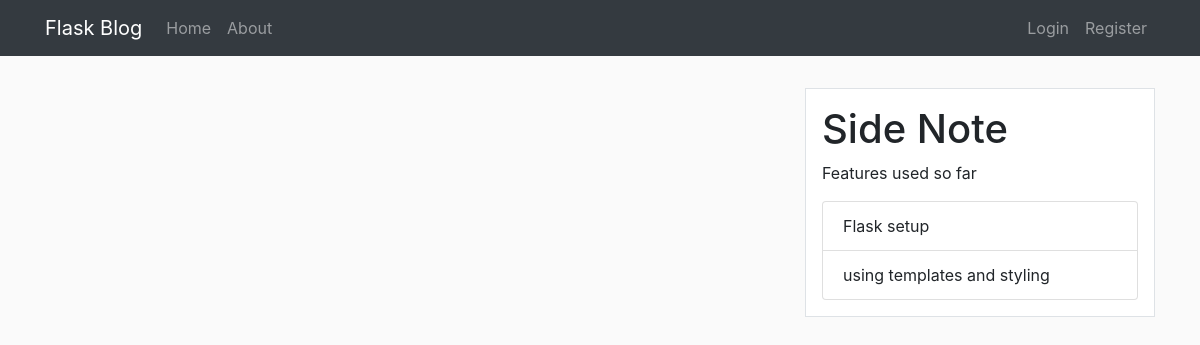
Before: / with the older database file.
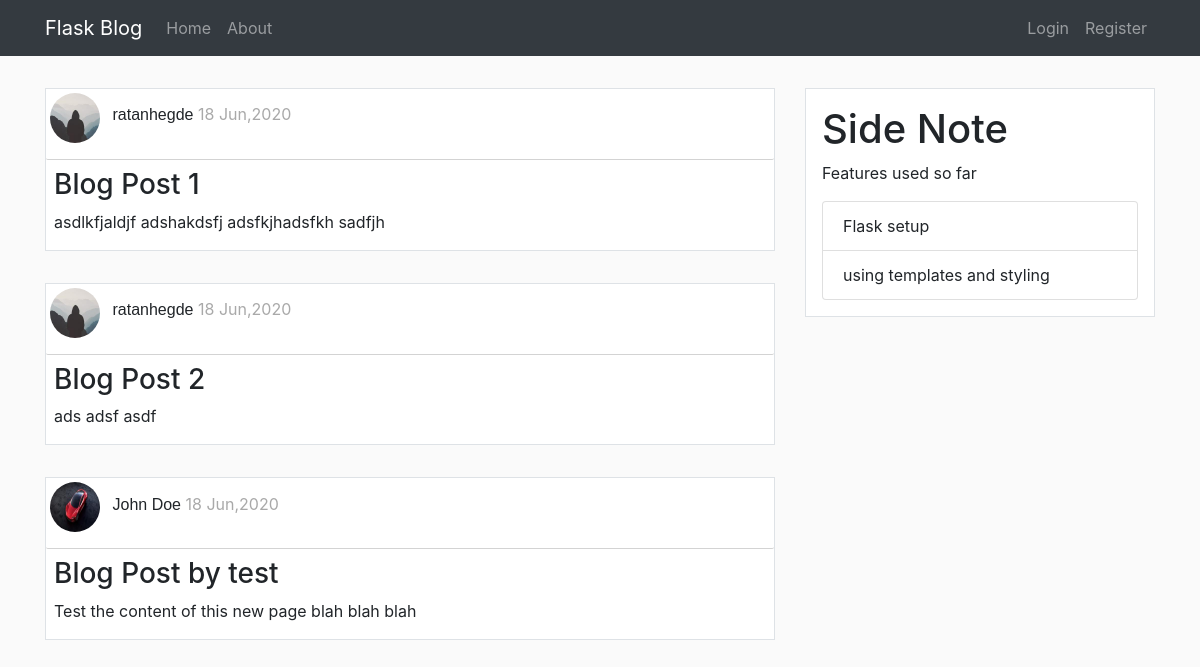
After: the same page with the newer database file.
### flaskBlog/models.py (models this page shows, shortened)
class Post(db.Model):
    id = db.Column(db.Integer , primary_key = True)
    title = db.Column(db.String(100), nullable=False)
    date_posted = db.Column(db.DateTime, nullable=False, default=datetime.utcnow)
    content = db.Column(db.Text, nullable=False)
    user_id = db.Column(db.Integer, db.ForeignKey('user.id'), nullable=False)

class User(db.Model, UserMixin):
    id = db.Column(db.Integer , primary_key = True)
    username = db.Column(db.String(20), unique=True , nullable=False)
    email = db.Column(db.String(120), unique=True , nullable=False)
    image_file = db.Column(db.String(20), nullable=False, default='default.jpg')
    password = db.Column(db.String(60), nullable=False)
    posts = db.relationship('Post', backref='author', lazy=True)

### flaskBlog/routes.py (the view)
@app.route("/")
def home():
    posts= Post.query.all()
    return render_template('home.html', posts=posts)

### flaskBlog/templates/home.html
{% extends 'layout.html' %}
{% block content %}
    {% for post in posts %}
        <div class="article border">
            <div class="post-metadata">
                <img class="rounded-circle mt-1 ml-1" src="{{ url_for('static',filename='profile_pics/'+post.author.image_file) }}" alt="" id="post_img">
                <span class="Postauthor ml-2"><a href="#">{{ post.author.username }}</a></span>
                <span class="Postdate mr-1"> {{ post.date_posted.strftime('%d %b,%Y') }}</span>
            </div>
            <h3 class="mt-2 ml-2 mr-2"><a href="{{ url_for('post',post_id=post.id) }}">{{ post.title }}</a></h3>
            <p class="ml-2">{{ post.content }}</p>
        </div>
    {% endfor %}
{% endblock %}

### flaskBlog/templates/layout.html (shortened to what this page needs)
<!doctype html>
<html lang="en">
<head>
    <link rel="stylesheet" href="https://stackpath.bootstrapcdn.com/bootstrap/4.5.0/css/bootstrap.min.css"
>
    <link rel="stylesheet" href="{{ url_for('static',filename='main.css') }}">
</head>
<body>
    <nav class="navbar navbar-expand-lg navbar-dark bg-dark">
        <div class="container">
            <a class="navbar-brand" href="{{ url_for('home') }}">Flask Blog</a>
            <div class="collapse navbar-collapse" id="navbarSupportedContent">
                <ul class="navbar-nav mr-auto">
                    <li class="nav-item">
                        <a class="nav-link" href="{{ url_for('home') }}">Home</a>
                    </li>
                    <li class="nav-item">
                        <a class="nav-link" href="{{ url_for('about') }}">About</a>
                    </li>
                </ul>
                <ul class="navbar-nav ml-auto">
                    {% if current_user.is_authenticated %}
                        <li class="nav-item">
                            <a class="nav-link" href="{{ url_for('new_post') }}">New Post</a>
                        </li>
                        <li class="nav-item">
                            <a class="nav-link" href="{{ url_for('account') }}">My Account</a>
                        </li>
                        <li class="nav-item">
                            <a class="nav-link" href="{{ url_for('logout') }}">Logout</a>
                        </li>
                    {% else %}
                        <li class="nav-item">
                            <a class="nav-link" href="{{ url_for('login') }}">Login</a>
                        </li>
                        <li class="nav-item">
                            <a class="nav-link" href="{{ url_for('register') }}">Register</a>
                        </li>
                    {% endif %}
                </ul>
            </div>
        </div>
    </nav>
    <div class="container">
        <div class="row">
            <div class="col-md-8">
                {% block content %}
                {% endblock %}
            </div>
            <div class="col-md-4">
                <div class="border">
                    <h1>Side Note</h1>
                    <p>Features used so far</p>
                    <ul class="list-group">
                        <li class="list-group-item">Flask setup</li>
                        <li class="list-group-item">using templates and styling</li>
                    </ul>
                </div>
            </div>
        </div>
    </div>
</body>
</html>

### flaskBlog/static/main.css (style rules this page uses)
body { background: #fafafa; }
a { color: inherit; }
.col-md-4 div { margin-top: 2rem; padding: 1rem; background-color: #ffffff; }
.article { margin-top: 2rem; background-color: #ffffff; }
.Postauthor { font-family: sans-serif; font-weight: 300; }
.Postdate { color: darkgray; }
.post-metadata { padding-bottom: 1rem; border-bottom: 1px solid lightgray; border-radius: 2px; border-width: 80%; }
#post_img { height: 50px; width: 50px; }

Changed rows visible on the page:
added Post: image_file (picture), author.username "ratanhegde", date_posted "18 Jun,2020", title "Blog Post 1", content "asdlkfjaldjf adshakdsfj adsfkjhadsfkh sadfjh"
added Post: image_file (picture), author.username "ratanhegde", date_posted "18 Jun,2020", title "Blog Post 2", content "ads adsf asdf"
added Post: image_file (picture), author.username "John Doe", date_posted "18 Jun,2020", title "Blog Post by test", content "Test the content of this new page blah blah blah"
